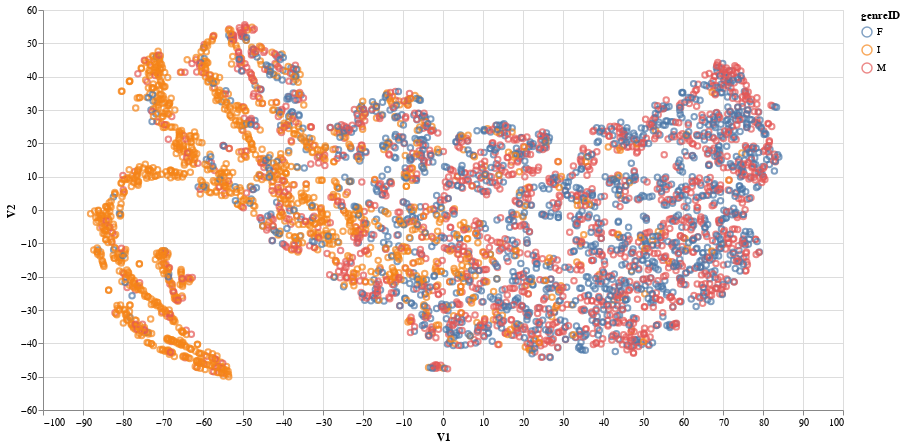

The notebook cell saved with this chart:
### Code cell
np.random.seed(1)

appID_matrix = X.iloc[:, 0:8].values
appID_tsne_result = TSNE(learning_rate=300, init='pca').fit_transform(appID_matrix)

df_appID_tsne_result = (
  pd.DataFrame(appID_tsne_result, columns=['V1', 'V2'])
    .assign(genreID = X['Sex'])
)
(df_appID_tsne_result.pipe(alt.Chart, width=800, height=400).mark_point().encode(x='V1:Q', y='V2:Q', color='genreID:N'))

### Figure 1 — Vega-Lite specification as saved in the notebook (floating-point values rounded to 4 significant figures; data arrays with more than 128 entries replaced by an {"elided": "..."} marker saying what was removed)
{"config": {"view": {"continuousWidth": 400, "continuousHeight": 300}}, "data": {"name": "data-f171cee3b7928dd5fdc63806fbe57083"}, "mark": "point", "encoding": {"color": {"type": "nominal", "field": "genreID"}, "x": {"type": "quantitative", "field": "V1"}, "y": {"type": "quantitative", "field": "V2"}}, "height": 400, "width": 800, "$schema": "https://vega.github.io/schema/vega-lite/v4.8.1.json", "datasets": {"data-f171cee3b7928dd5fdc63806fbe57083": {"elided": "4177 records"}}}
